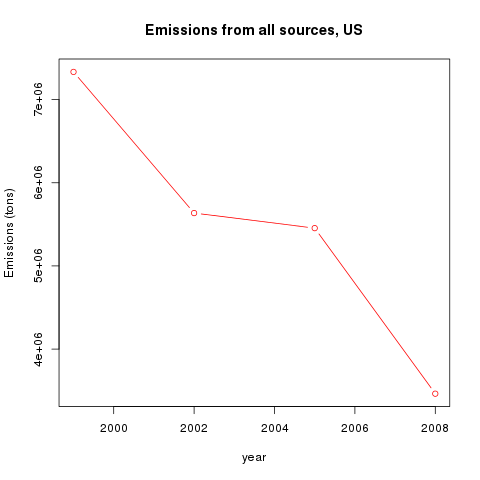

R code for this plot:
# Plot 1

# Reading the data
source("reading_data.R")

# Preparing the data
message("Preparing data...")
data_y <- data.frame(NEI$Emissions)
filter <- data.frame(NEI$year)
data <- aggregate(data_y, filter, sum)

# Doing the plot
png('plot1.png', width = 480, height = 480)
plot(data$NEI.year, data$NEI.Emissions, main = "Emissions from all sources, US", xlab = "year", ylab = "Emissions (tons)", col = "red", type = "b")
dev.off()
message("Created the plot on the file \'plot1.png\'")
